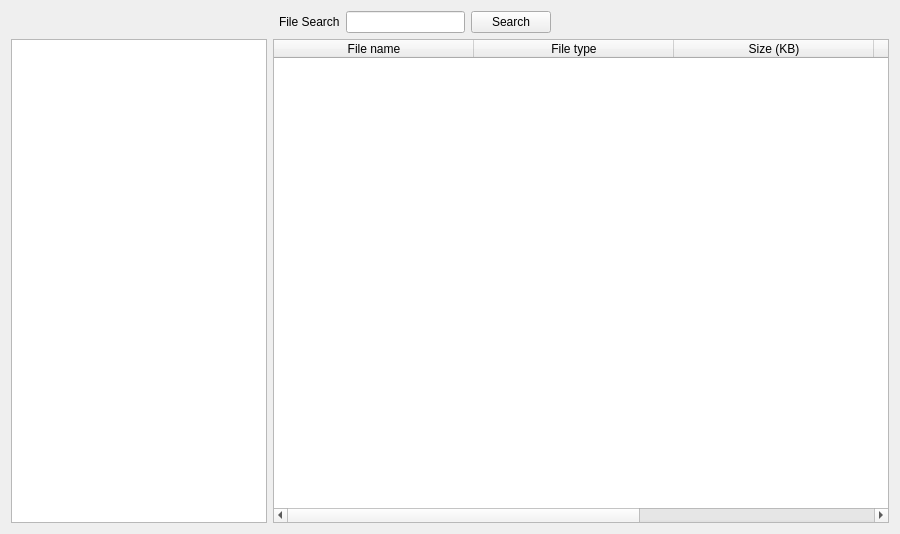
<?xml version="1.0" encoding="UTF-8"?>
<ui version="4.0">
 <class>MainWindow</class>
 <widget class="QMainWindow" name="MainWindow">
  <property name="geometry">
   <rect>
    <x>0</x>
    <y>0</y>
    <width>900</width>
    <height>534</height>
   </rect>
  </property>
  <property name="windowTitle">
   <string>MainWindow</string>
  </property>
  <widget class="QWidget" name="centralWidget">
   <layout class="QVBoxLayout" name="verticalLayout_2">
    <item>
     <layout class="QVBoxLayout" name="verticalLayout">
      <item>
       <layout class="QHBoxLayout" name="hlLayout2">
        <item>
         <spacer name="horizontalSpacer1">
          <property name="orientation">
           <enum>Qt::Horizontal</enum>
          </property>
          <property name="sizeHint" stdset="0">
           <size>
            <width>268</width>
            <height>20</height>
           </size>
          </property>
         </spacer>
        </item>
        <item>
         <widget class="QLabel" name="m_lblFileSearch">
          <property name="text">
           <string>File Search</string>
          </property>
         </widget>
        </item>
        <item>
         <widget class="QLineEdit" name="m_leFileSearch"/>
        </item>
        <item>
         <widget class="QPushButton" name="m_pbSearch">
          <property name="text">
           <string>Search</string>
          </property>
         </widget>
        </item>
        <item>
         <spacer name="horizontalSpacer2">
          <property name="orientation">
           <enum>Qt::Horizontal</enum>
          </property>
          <property name="sizeHint" stdset="0">
           <size>
            <width>338</width>
            <height>20</height>
           </size>
          </property>
         </spacer>
        </item>
       </layout>
      </item>
      <item>
       <layout class="QHBoxLayout" name="hlLayout1" stretch="0,70">
        <item>
         <widget class="QListWidget" name="m_lstwgtFolders"/>
        </item>
        <item>
         <widget class="QTableWidget" name="m_tblwgtFiolderFiles">
          <property name="selectionMode">
           <enum>QAbstractItemView::SingleSelection</enum>
          </property>
          <property name="selectionBehavior">
           <enum>QAbstractItemView::SelectRows</enum>
          </property>
          <property name="sortingEnabled">
           <bool>true</bool>
          </property>
          <property name="columnCount">
           <number>5</number>
          </property>
          <attribute name="horizontalHeaderDefaultSectionSize">
           <number>200</number>
          </attribute>
          <attribute name="horizontalHeaderShowSortIndicator" stdset="0">
           <bool>true</bool>
          </attribute>
          <attribute name="horizontalHeaderStretchLastSection">
           <bool>true</bool>
          </attribute>
          <column>
           <property name="text">
            <string>File name</string>
           </property>
          </column>
          <column>
           <property name="text">
            <string>File type</string>
           </property>
          </column>
          <column>
           <property name="text">
            <string>Size (KB)</string>
           </property>
          </column>
          <column>
           <property name="text">
            <string>Date</string>
           </property>
          </column>
          <column>
           <property name="text">
            <string>Path</string>
           </property>
          </column>
         </widget>
        </item>
       </layout>
      </item>
     </layout>
    </item>
   </layout>
  </widget>
 </widget>
 <layoutdefault spacing="6" margin="11"/>
 <resources/>
 <connections/>
</ui>
